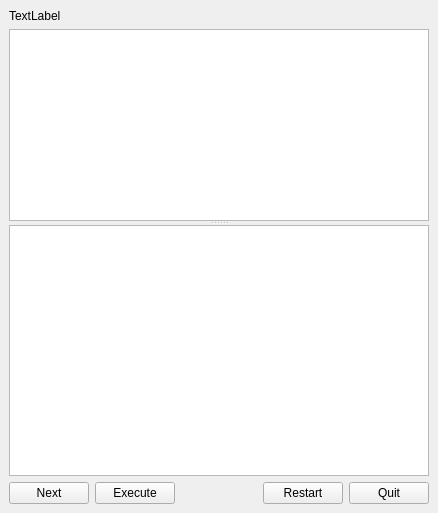
<?xml version="1.0" encoding="UTF-8"?>
<ui version="4.0">
 <class>QTutorDock</class>
 <widget class="QDockWidget" name="QTutorDock">
  <property name="geometry">
   <rect>
    <x>0</x>
    <y>0</y>
    <width>438</width>
    <height>513</height>
   </rect>
  </property>
  <property name="windowTitle">
   <string>&amp;QTutor</string>
  </property>
  <widget class="QWidget" name="dockWidgetContents">
   <layout class="QVBoxLayout" name="verticalLayout">
    <item>
     <widget class="QLabel" name="lblLessonName">
      <property name="text">
       <string>TextLabel</string>
      </property>
     </widget>
    </item>
    <item>
     <widget class="QSplitter" name="splitter">
      <property name="orientation">
       <enum>Qt::Vertical</enum>
      </property>
      <widget class="QListWidget" name="lstSteps">
       <property name="editTriggers">
        <set>QAbstractItemView::NoEditTriggers</set>
       </property>
       <property name="showDropIndicator" stdset="0">
        <bool>false</bool>
       </property>
       <property name="selectionMode">
        <enum>QAbstractItemView::NoSelection</enum>
       </property>
      </widget>
      <widget class="QTextBrowser" name="txtDescription">
       <property name="sizePolicy">
        <sizepolicy hsizetype="Expanding" vsizetype="Expanding">
         <horstretch>0</horstretch>
         <verstretch>2</verstretch>
        </sizepolicy>
       </property>
      </widget>
     </widget>
    </item>
    <item>
     <layout class="QHBoxLayout" name="horizontalLayout">
      <item>
       <widget class="QPushButton" name="btnNextStep">
        <property name="text">
         <string>Next</string>
        </property>
       </widget>
      </item>
      <item>
       <widget class="QPushButton" name="btnExecuteStep">
        <property name="text">
         <string>Execute</string>
        </property>
       </widget>
      </item>
      <item>
       <spacer name="horizontalSpacer">
        <property name="orientation">
         <enum>Qt::Horizontal</enum>
        </property>
        <property name="sizeHint" stdset="0">
         <size>
          <width>40</width>
          <height>20</height>
         </size>
        </property>
       </spacer>
      </item>
      <item>
       <widget class="QPushButton" name="btnRestartLesson">
        <property name="text">
         <string>Restart</string>
        </property>
       </widget>
      </item>
      <item>
       <widget class="QPushButton" name="btnQuitLesson">
        <property name="text">
         <string>Quit</string>
        </property>
       </widget>
      </item>
     </layout>
    </item>
   </layout>
  </widget>
 </widget>
 <resources/>
 <connections/>
</ui>
